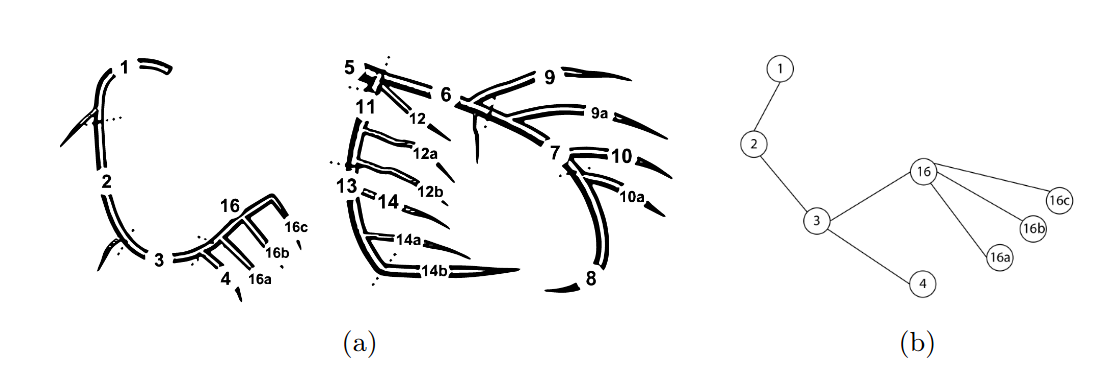
#> input picture heart parts.png, 1105 x 373 px
$ python fse.py '../heart parts.png' out.png
#> lines starting #> are read from the running program, lines starting #| are printed output that depends on the picture
#> in _main, img is the input picture: shape (373, 1105, 3); mean R, G, B 244.1, 244.1, 244.1

from __future__ import annotations
import numpy as np

# --------------------------------------------------------------------------- #
# Stage 1 : Gaussian smoothing filter  (Eq. 1, Eq. 2)
# --------------------------------------------------------------------------- #

def gaussian_kernel(ksize: int = 5, sigma: float = 1.0) -> np.ndarray:
    """
    Build the normalised smoothing kernel.

    Eq. (1):  w(i, j) = 1 / (2*pi*sigma^2)
                        * exp( -[ (i-x)^2 / (2*sigma^2) + (j-y)^2 / (2*sigma^2) ] )

              where (x, y) is the window centre. Working in centre-relative
              coordinates di = i - x, dj = j - y gives the isotropic Gaussian
              below. The leading 1/(2*pi*sigma^2) factor cancels during
              normalisation, but it is kept here to match the paper verbatim.

    Eq. (2):  k(i, j) = w(i, j) / sum_{i,j} w(i, j)     (weights sum to 1)

    The paper uses a 5x5 window (ksize = 5). It does not state a value for
    sigma, so it is exposed as a parameter (default 1.0, a common choice for
    a 5x5 kernel).
    """
    if ksize % 2 == 0:
        raise ValueError("ksize must be odd (the window needs a centre pixel).")
    r = ksize // 2
    ax = np.arange(-r, r + 1)
    dj, di = np.meshgrid(ax, ax)                       # di rows, dj cols
    w = (1.0 / (2.0 * np.pi * sigma ** 2)) \
        * np.exp(-(di ** 2 + dj ** 2) / (2.0 * sigma ** 2))   # Eq. (1)
    k = w / w.sum()                                    # Eq. (2)
    return k


def gaussian_smooth(image: np.ndarray, ksize: int = 5, sigma: float = 1.0) -> np.ndarray:
    """
    Apply the Gaussian smoothing filter of Eq. (1)-(2).

    The paper's procedure: align the filter centroid with the current pixel,
    multiply the covered pixels by the corresponding Gaussian weights, and sum
    the products to get the filtered value. That is exactly a 2-D convolution
    with the kernel from `gaussian_kernel`, implemented here with reflect
    padding so border pixels are handled without introducing dark edges.

    Returns a float64 image (not yet quantised); Stage 2 rounds it.
    """
#> called with ksize = 5, sigma = 1
    k = gaussian_kernel(ksize, sigma)
    r = ksize // 2
    img = image.astype(np.float64)
    padded = np.pad(img, r, mode="reflect")
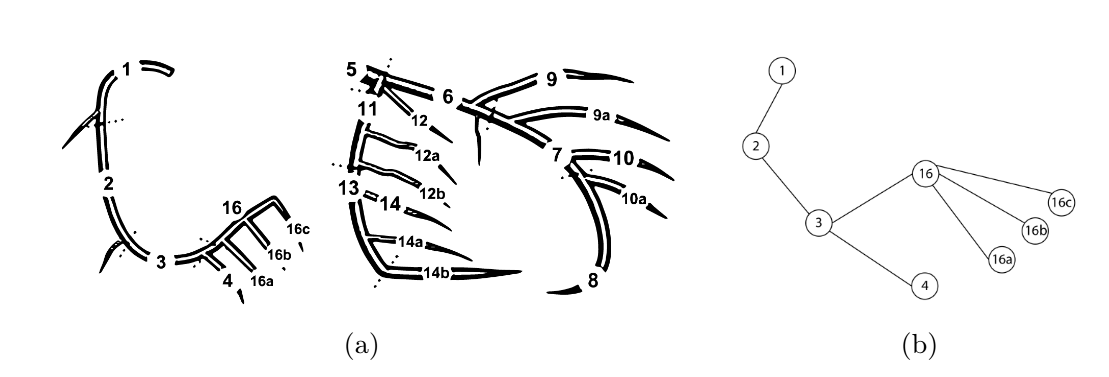
#> padded: shape (377, 1109) float64; min 0, max 255, mean 244.3
    out = np.zeros_like(img)
    h, w = img.shape
#> h = 373; w = 1105
    for a in range(ksize):
        for b in range(ksize):
            out += k[a, b] * padded[a:a + h, b:b + w]   # weighted sum of neighbours
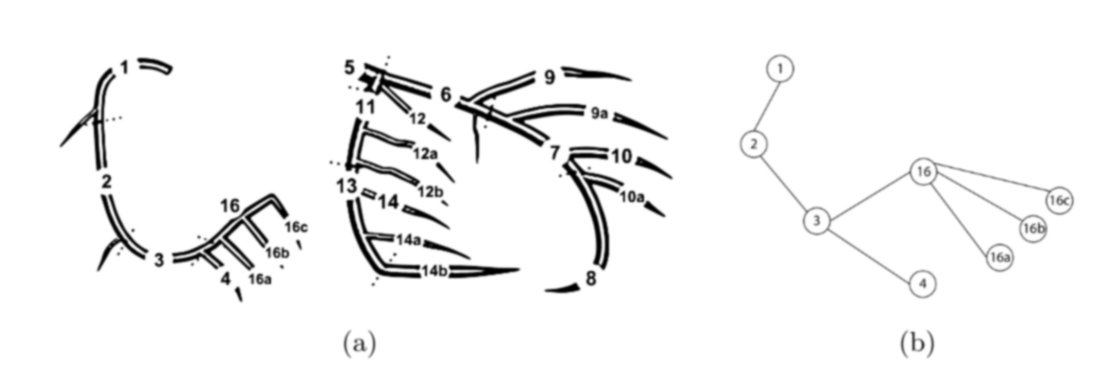
#> out: shape (373, 1105) float64; min 0, max 255, mean 244.1; drawn with min black and max white
    return out


# --------------------------------------------------------------------------- #
# Stage 2 : Histogram equalization  (Eq. 3, Eq. 4)
# --------------------------------------------------------------------------- #

def histogram_equalization(image: np.ndarray,
                           L: int = 256,
                           paper_denominator: bool = True) -> np.ndarray:
    """
    Flatten the intensity histogram of `image` (Eq. 3 - Eq. 4).

    Eq. (3):  CDF(a) = sum_{j=0}^{a} P(j)
              where P(j) is the count of pixels with grayscale value j. (The
              paper describes normalising the histogram; we keep raw counts so
              that the M*N term in Eq. (4) is dimensionally consistent - the two
              formulations are equivalent up to the M*N scaling.)

    Eq. (4):  H(a) = round( (CDF(a) - CDF(min)) / (M*N - 1) * (L - 1) )
              min = the minimum pixel value present in the image, so CDF(min)
              is the count of the darkest occurring intensity.

    `paper_denominator`:
        True  -> use (M*N - 1)          exactly as printed in Eq. (4).
        False -> use (M*N - CDF(min))   the canonical textbook denominator,
                 which guarantees the brightest bin maps to exactly L-1.
    """
#> called with L = 256, paper_denominator = True
    img = np.clip(np.round(image), 0, L - 1).astype(np.int64)
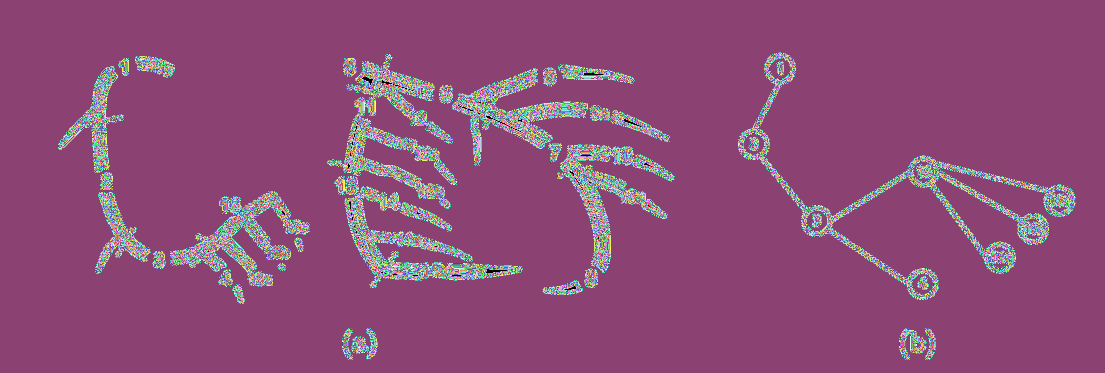
#> img: shape (373, 1105) int64; 256 distinct labels, from 0 to 255; one colour per label, 0 black
    M, N = img.shape
#> M = 373; N = 1105

    hist = np.bincount(img.ravel(), minlength=L)        # P(j), raw counts
#> hist = 256 values, max 364509 at index 255, min 75 at index 118, mean 1610
    cdf = np.cumsum(hist)                                # Eq. (3)
#> cdf = 256 values from 352 to 412165

    a_min = int(np.nonzero(hist)[0][0])                 # minimum present value
#> a_min = 0
    cdf_min = cdf[a_min]
#> cdf_min = 352

    denom = (M * N - 1) if paper_denominator else (M * N - cdf_min)
#> denom = 412164
    if denom <= 0:                                       # degenerate (flat) image
        return img.astype(np.uint8)

    H = np.round((cdf - cdf_min) / denom * (L - 1))      # Eq. (4)
#> H = 256 values from 0 to 255
    H = np.clip(H, 0, L - 1).astype(np.uint8)            # lookup table
    return H[img]                                        # remap every pixel
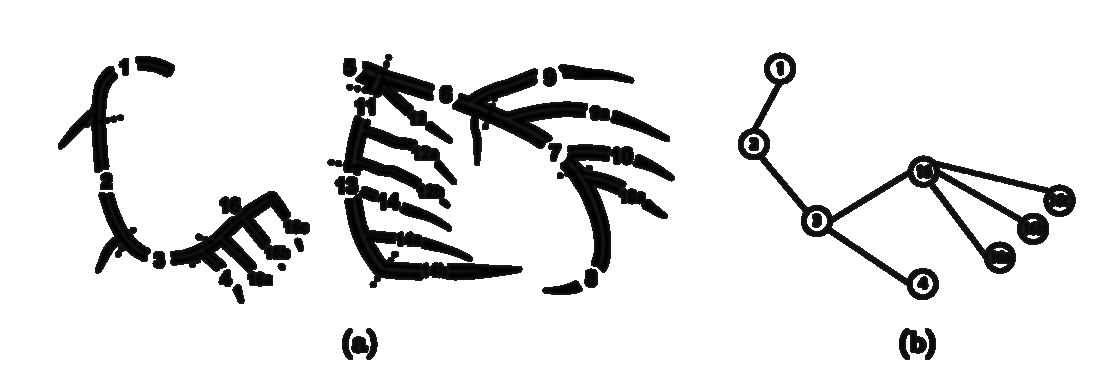
#> returned value: shape (373, 1105); min 0, max 255, mean 227.2


# --------------------------------------------------------------------------- #
# Full FSE pipeline
# --------------------------------------------------------------------------- #

def to_grayscale(image: np.ndarray) -> np.ndarray:
    """Angiography frames are grayscale; collapse an RGB(A) input if given."""
    image = np.asarray(image)
    if image.ndim == 2:
        return image
    if image.ndim == 3:
        rgb = image[..., :3].astype(np.float64)
        # ITU-R BT.601 luma
        return rgb @ np.array([0.299, 0.587, 0.114])
    raise ValueError(f"Unsupported image shape {image.shape}")


def fse(image: np.ndarray,
        ksize: int = 5,
        sigma: float = 1.0,
        L: int = 256,
        paper_denominator: bool = True) -> np.ndarray:
    """
    Run the complete FSE enhancement: Gaussian smoothing (Eq. 1-2) followed by
    histogram equalization (Eq. 3-4).

    Parameters
    ----------
    image : 2-D grayscale or 3-D RGB(A) array (any numeric dtype).
    ksize : smoothing window size (paper: 5).
    sigma : Gaussian standard deviation (paper unspecified; default 1.0).
    L     : number of grayscale levels (paper: 8-bit imagery -> 256).
    paper_denominator : see `histogram_equalization`.

    Returns
    -------
    uint8 array in [0, L-1] with the same H x W as the input.
    """
    gray = to_grayscale(image)
    smoothed = gaussian_smooth(gray, ksize=ksize, sigma=sigma)     # Stage 1
    enhanced = histogram_equalization(smoothed, L=L,
                                      paper_denominator=paper_denominator)  # Stage 2
    return enhanced


# --------------------------------------------------------------------------- #
# Image-quality metric used by the paper  (Eq. 13)
# --------------------------------------------------------------------------- #

def image_std(image: np.ndarray, L: int = 256) -> float:
    """
    Normalised image standard deviation, sqrt(D(X)) with D(X) from Eq. (13),
    computed on intensities scaled to [0, 1]. The paper reports this value (S)
    to argue that a higher post-enhancement std means better contrast/quality
    (Tables 4-5; FSE reaches the largest S).
    """
#> called with L = 256
    x = to_grayscale(image).astype(np.float64) / (L - 1)
    return float(np.sqrt(np.mean(x ** 2) - np.mean(x) ** 2))       # Eq. (13)


# --------------------------------------------------------------------------- #
# Command-line interface
# --------------------------------------------------------------------------- #

def _main() -> None:
    import argparse
    from PIL import Image

    p = argparse.ArgumentParser(description="FSE image enhancement (Chen et al., 2025).")
    p.add_argument("input", help="path to an input angiography image")
    p.add_argument("output", help="path to write the enhanced image")
    p.add_argument("--ksize", type=int, default=5, help="smoothing window (default 5)")
    p.add_argument("--sigma", type=float, default=1.0, help="Gaussian sigma (default 1.0)")
    p.add_argument("--levels", type=int, default=256, help="grayscale levels L (default 256)")
    p.add_argument("--std-denominator", action="store_true",
                   help="use canonical (M*N - CDF_min) denominator instead of the paper's (M*N - 1)")
    args = p.parse_args()

    img = np.asarray(Image.open(args.input))
    out = fse(img, ksize=args.ksize, sigma=args.sigma, L=args.levels,
              paper_denominator=not args.std_denominator)

    Image.fromarray(out).save(args.output)
    print(f"input  S = {image_std(img, args.levels):.4f}")
#| input  S = 0.1901
    print(f"output S = {image_std(out, args.levels):.4f}")
#| output S = 0.3017
    print(f"saved -> {args.output}")


if __name__ == "__main__":
    _main()
